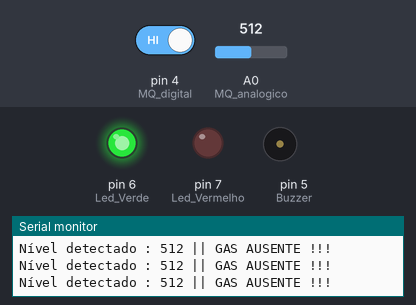
The sketch below on a simulated Arduino Uno, built with avr-gcc and run on an emulated ATmega328P. Shown: output pins drawn as LEDs (lit = HIGH), buzzer (waves = sounding), the last lines printed to the serial monitor. The test bench sets the inputs (shaded band); at power-on: pin 4 (MQ_digital) HIGH, A0 (MQ_analogico) = 512.

Above: at 1.3 s.
1.4 s: pin 4 (MQ_digital) driven LOW
At 1.62 s:
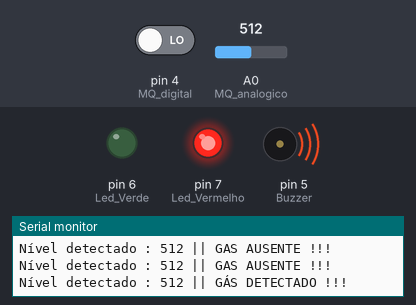
4.4 s: pin 4 (MQ_digital) driven HIGH
At 5.7 s:
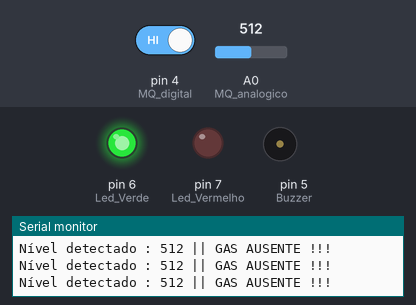
Timing chart, 0 to 7.4 s (numbered marks = the images above; inputs shaded):
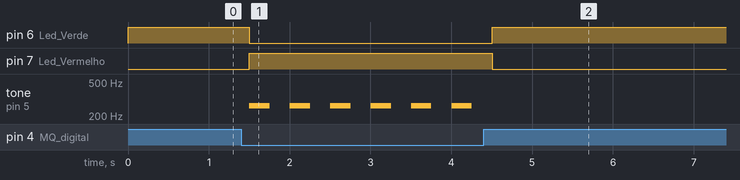

The sketch:

Codigo_Gas_Fumaca.ino
```cpp
/* Programa: Detector de gás e fumaça */

/* Definição dos pinos */
#define MQ_analogico A0
#define MQ_digital 4
#define Buzzer 5
#define Led_Verde 6
#define Led_Vermelho 7
/* Variáveis */
int valor_analogico;
int valor_digital;
void setup() {
/* Inicia a comunicação serial com velocidade de 9600 bauds
*/
Serial.begin(9600);
/* Configura os pinos de entrada e saída */
pinMode(MQ_analogico, INPUT);
pinMode(MQ_digital, INPUT);
pinMode(Buzzer, OUTPUT);
pinMode(Led_Verde, OUTPUT);
pinMode(Led_Vermelho, OUTPUT);
}/* end setup */
void loop() {
valor_analogico = analogRead(MQ_analogico);
valor_digital = digitalRead(MQ_digital);
 Serial.print("Nível detectado : ");
Serial.print(valor_analogico);
Serial.print(" || ");
if (valor_digital == 0)
{
   Serial .println("GÁS DETECTADO !!!");
   digitalWrite(Led_Verde, LOW);
   digitalWrite(Led_Vermelho, HIGH);
   tone(Buzzer, 262, 250);
}/* end if */
else
{
   Serial.println("GAS AUSENTE !!!");
   digitalWrite(Led_Verde, HIGH);
   digitalWrite(Led_Vermelho, LOW);
   noTone(Buzzer);
}/* end else */
delay(500);
}/* end loop */
```

Measured:
- after the input at 1.4 s, pin 6 (Led_Verde): HIGH → LOW after 0.10 s; pin 7 (Led_Vermelho): LOW → HIGH after 0.10 s; tone on pin 5 (Buzzer): alternates 262 Hz for 0.25 s and silent for 0.25 s, starting after 0.10 s
- after the input at 4.4 s, pin 6 (Led_Verde): LOW → HIGH after 0.11 s; pin 7 (Led_Vermelho): HIGH → LOW after 0.11 s; tone on pin 5 (Buzzer): stops changing and stays silent
